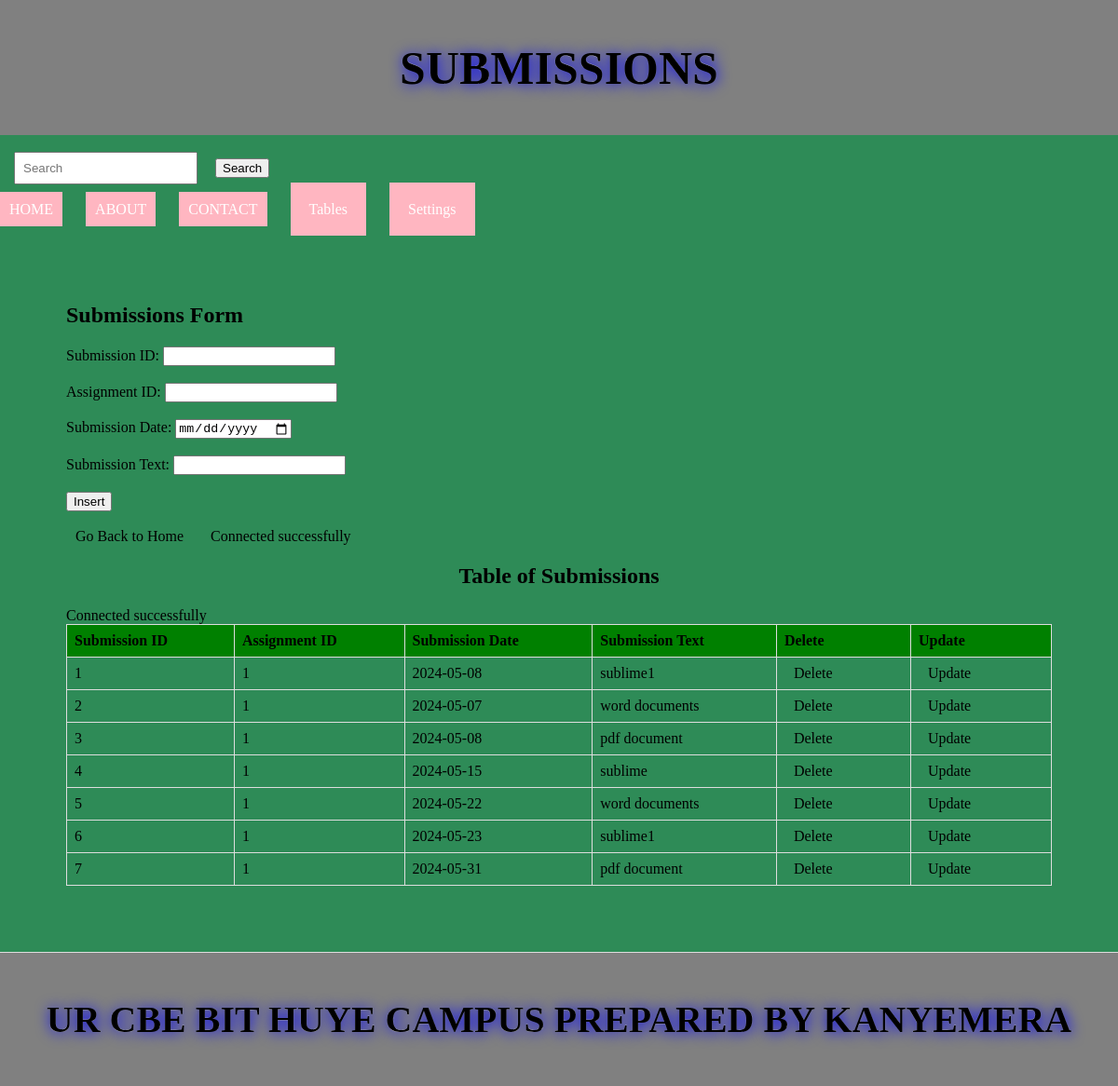
/submissions.php, run on the app's committed database.
### tables this page shows
CREATE TABLE `submissions` (
  `submission_id` int(11) NOT NULL,
  `assignment_id` int(11) DEFAULT NULL,
  `submission_date` date DEFAULT NULL,
  `submission_text` varchar(255) DEFAULT NULL
);

### submissions.php (the view, shortened to what this page needs)
<!DOCTYPE html>
<html lang="en">
<head>
  <link rel="stylesheet" type="text/css" href="style.css" title="style 1" media="screen, tv, projection, handheld, print"/>
</head>
<body bgcolor="gray">
  <header>
    <h1 class="text-center text-white" style="font-family: impact; font-size: 50px; text-shadow: 1px 1px 15px blue; -webkit-text-stroke:0.1px white;">SUBMISSIONS
  </header><br>
  <form class="d-flex" role="search" action="search.php">
    <input class="form-control me-2" type="search" placeholder="Search" aria-label="Search" name="query">
    <button class="btn btn-outline-success" type="submit">Search</button>
  </form><br>
  <ul>
    <li style="display: inline; margin-right: 10px;"><a href="./home.html" style="padding: 10px; color: white; background-color: lightpink; text-decoration: none; margin-right: 15px;">HOME</a></li>
        <li style="display: inline; margin-right: 10px;"><a href="./about.html" style="padding: 10px; color: white; background-color: lightpink; text-decoration: none; margin-right: 15px;">ABOUT</a></li>
        <li style="display: inline; margin-right: 10px;"><a href="./contact.html" style="padding: 10px; color: white; background-color: lightpink; text-decoration: none; margin-right: 15px;">CONTACT</a></li>
    <li class="dropdown">
      <a href="#" style="padding: 20px; color: white; background-color:lightpink; text-decoration: none;">Tables</a>
    </li>
    <li class="dropdown">
      <a href="#" style="padding: 20px; color: white; background-color:lightpink; text-decoration: none;">Settings</a>
    </li>
  </ul>
<section>
    <h1>Submissions Form</h1>
    <form method="post" action="submissions.php">
        <label for="submission_id">Submission ID:</label>
        <input type="number" id="submission_id" name="submission_id" required><br><br>
        <label for="assignment_id">Assignment ID:</label>
        <input type="number" id="assignment_id" name="assignment_id" required><br><br>
        <label for="submission_date">Submission Date:</label>
        <input type="date" id="submission_date" name="submission_date" required><br><br>
        <label for="submission_text">Submission Text:</label>
        <input type="text" id="submission_text" name="submission_text" required><br><br>
        <input type="submit" name="insert" value="Insert"><br><br>
    </form>
    <a href="./home.html">Go Back to Home</a>
    <?php
    include('database_connection.php');
    ?>
    <center><h2>Table of Submissions</h2></center>
    <table>
        <tr>
            <th>Submission ID</th>
            <th>Assignment ID</th>
            <th>Submission Date</th>
            <th>Submission Text</th>
            <th>Delete</th>
            <th>Update</th>
        </tr>
        <?php
        include('database_connection.php');
        $sql = "SELECT * FROM submissions";
        $result = $connection->query($sql);
        if ($result->num_rows > 0) {
            while ($row = $result->fetch_assoc()) {
                $submission_id = $row["submission_id"];
                echo "<tr>
                    <td>" . $row["submission_id"] . "</td>
                    <td>" . $row["assignment_id"] . "</td>
                    <td>" . $row["submission_date"] . "</td>
                    <td>" . $row["submission_text"] . "</td>
                    <td><a href='delete_submissions.php?submission_id=$submission_id'>Delete</a></td>
                    <td><a href='update_submissions.php?submission_id=$submission_id'>Update</a></td>
                </tr>";
            }
        } else {
            echo "<tr><td colspan='7'>No data found</td></tr>";
        }
        ?>
    </table>
</section>
<footer>
    <center>
<b><h2 class="text-center text-white" style="font-family: impact; font-size: 40px; text-shadow: 1px 1px 15px blue; -webkit-text-stroke:0.1px white;">UR CBE BIT  HUYE CAMPUS PREPARED BY KANYEMERA
    </center>
</footer>
</body>
</html>

### style.css (style rules this page uses)
body { font-family: Arial, sans-serif; margin: 0; padding: 0; }
header { background-color:seagreen; padding: 20px; }
.dropdown { position: relative; display: inline; margin-right: 10px; }

### submissions.php (style rules this page uses)
body { margin: 0; padding: 0; font-family: 'Times New Roman', serif; background:seagreen; }
a { padding: 10px; color:white; text-decoration: none; margin-right: 15px; }
a:link { color:black; }
button.btn { margin-left: 15px; margin-top: 4px; }
input.form-control { margin-left: 15px; padding: 8px; }
section { padding: 71px; border-bottom: 1px solid #ddd; }
footer { text-align: center; padding: 15px; background-color: grey; }
header { background-color: grey; padding: 10px; text-align: center; }
ul { list-style-type: none; padding: 0; margin: 0; display: flex; align-items: center; }
li { margin-right: 10px; }
.dropdown { position: relative; display: inline-block; }
table { width: 100%; border-collapse: collapse; }
th, td { border: 1px solid #ddd; padding: 8px; text-align: left; }
th { background-color:green; }

### data on the page
submissions: submission_id "1", assignment "1", submission_date "2024-05-08", submission_text "sublime1"
submissions: submission_id "2", assignment "1", submission_date "2024-05-07", submission_text "word documents"
submissions: submission_id "3", assignment "1", submission_date "2024-05-08", submission_text "pdf document"
submissions: submission_id "4", assignment "1", submission_date "2024-05-15", submission_text "sublime"
submissions: submission_id "5", assignment "1", submission_date "2024-05-22", submission_text "word documents"
submissions: submission_id "6", assignment "1", submission_date "2024-05-23", submission_text "sublime1"
submissions: submission_id "7", assignment "1", submission_date "2024-05-31", submission_text "pdf document"
